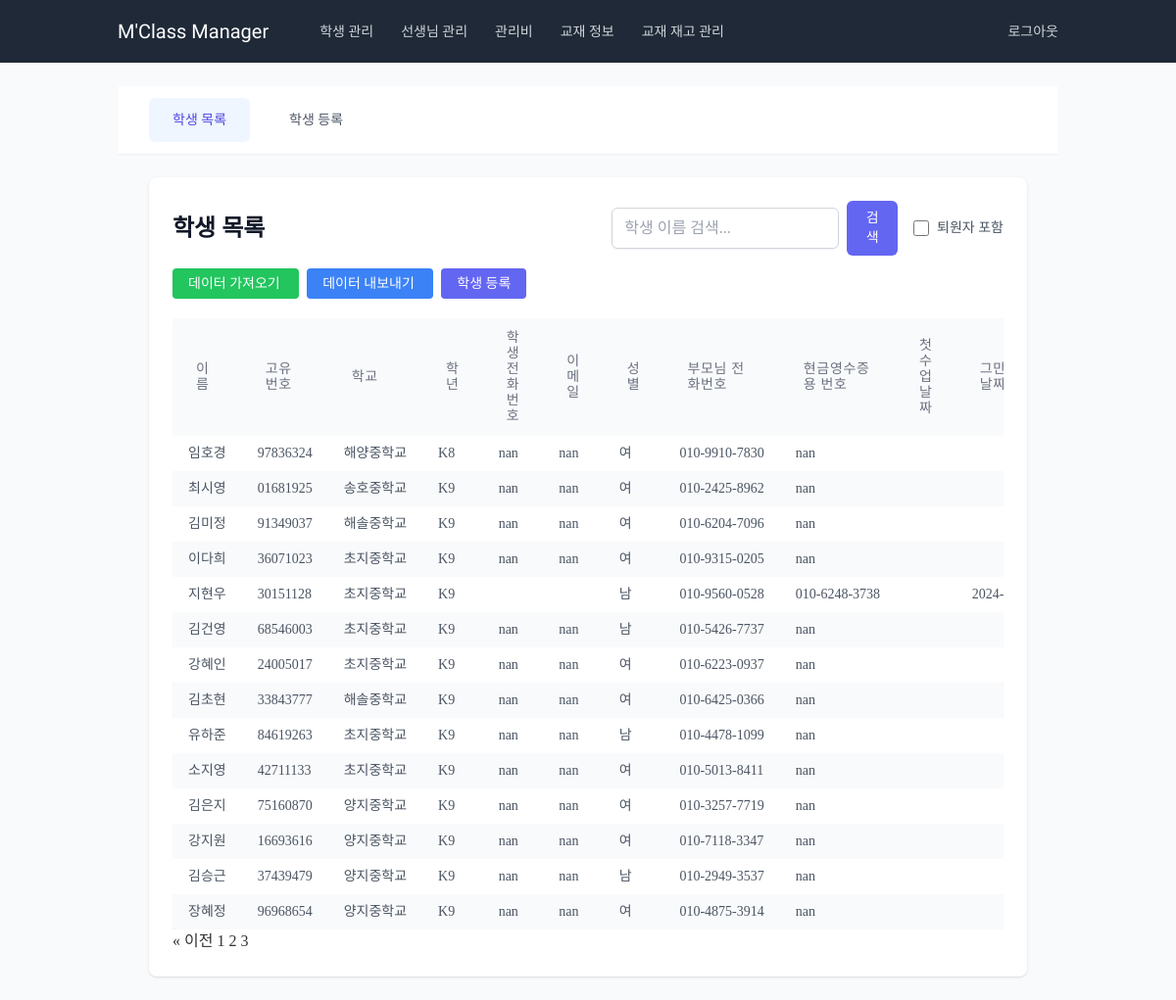
Before: /students/?page=3 (signed in) with the older database file.
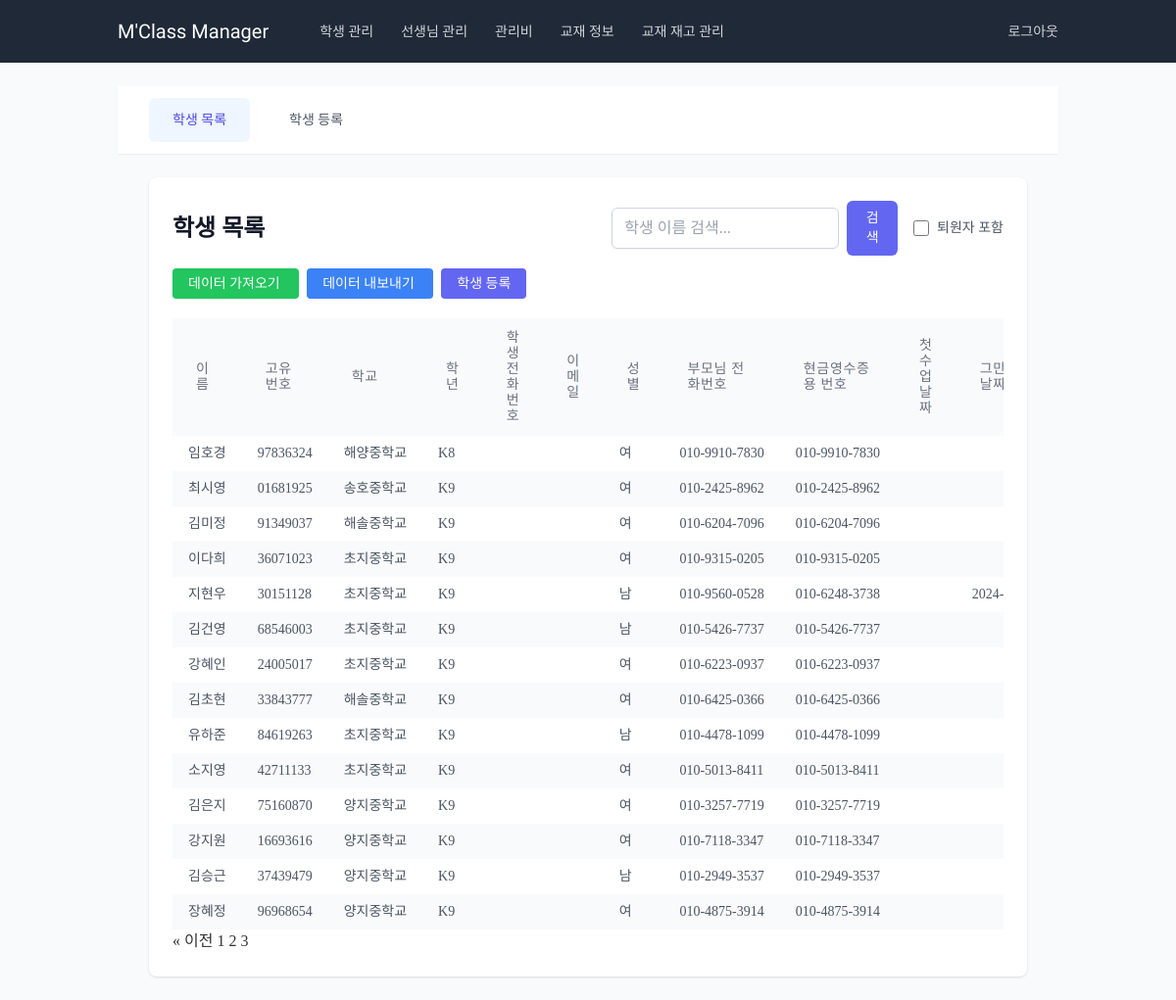
After: the same page with the newer database file.
### students/models.py (models this page shows, shortened)
class Student(models.Model):
    GRADE_CHOICES = [
        ('K5', 'K5'), ('K6', 'K6'), ('K7', 'K7'), ('K8', 'K8'),
        ('K9', 'K9'), ('K10', 'K10'), ('K11', 'K11'), ('K12', 'K12'),
    ]
    GENDER_CHOICES = [
        ('M', '남'),
        ('F', '여'),
    ]
    name = models.CharField(max_length=100, verbose_name='이름')
    school = models.ForeignKey(School, on_delete=models.SET_NULL, null=True, blank=True, verbose_name='학교')
    grade = models.CharField(max_length=3, choices=GRADE_CHOICES, null=True, blank=True, verbose_name='학년')
    phone_number = models.CharField(max_length=15, null=True, blank=True, verbose_name='학생 전화번호',
                                    validators=[RegexValidator(regex=r'^\d{3}-\d{3,4}-\d{4}$',
                                                message="형식: 000-0000-0000")])
    email = models.EmailField(null=True, blank=True, verbose_name='이메일 주소')
    gender = models.CharField(max_length=1, choices=GENDER_CHOICES, null=True, blank=True, verbose_name='성별')
    parent_phone = models.CharField(max_length=15, null=True, blank=True, verbose_name='부모님 전화번호',
                                    validators=[RegexValidator(regex=r'^\d{3}-\d{3,4}-\d{4}$',
                                                message="형식: 000-0000-0000")])
    receipt_number = models.CharField(max_length=15, null=True, blank=True, verbose_name='현금영수증용 번호')
    interview_date = models.DateField(null=True, blank=True, verbose_name='인터뷰 날짜')
    interview_score = models.IntegerField(null=True, blank=True, verbose_name='인터뷰 기본 성적',
                                          validators=[MinValueValidator(1), MaxValueValidator(10)])
    interview_info = models.TextField(null=True, blank=True, verbose_name='인터뷰 정보')
    first_class_date = models.DateField(null=True, blank=True, verbose_name='첫수업 날짜')
    quit_date = models.DateField(null=True, blank=True, verbose_name='그만 둔 날짜')
    student_id = models.CharField(max_length=8, unique=True, verbose_name='고유번호')
    personal_file = models.FileField(upload_to='student_files/', null=True, blank=True, verbose_name='개인 파일')
    etc = models.TextField(null=True, blank=True, verbose_name='기타')
    extra1 = models.CharField(max_length=100, null=True, blank=True, verbose_name='예비1')
    extra2 = models.CharField(max_length=100, null=True, blank=True, verbose_name='예비2')
    extra3 = models.CharField(max_length=100, null=True, blank=True, verbose_name='예비3')
    extra4 = models.CharField(max_length=100, null=True, blank=True, verbose_name='예비4')
    extra5 = models.CharField(max_length=100, null=True, blank=True, verbose_name='예비5')
    is_active = models.BooleanField(default=True, verbose_name='활동 여부')
    class Meta:
        verbose_name = '학생'
        verbose_name_plural = '학생'

### common/models.py (models this page shows, shortened)
class School(models.Model):
    name = models.CharField(max_length=100, verbose_name='교명')
    phone = models.CharField(max_length=15, verbose_name='전화번호', blank=True, null=True)
    address = models.TextField(verbose_name='주소', blank=True, null=True)
    class Meta:
        verbose_name = '학교'
        verbose_name_plural = '학교'

### students/views.py (the view)
# urls.py: path('', views.StudentListView.as_view(), name='student_list'),
class StudentListView(LoginRequiredMixin, ListView):
    model = Student
    template_name = 'students/student_list.html'
    success_url = reverse_lazy('students:student_list')
    context_object_name = 'students'
    paginate_by = 20
    def get_queryset(self):
        queryset = Student.objects.all()
        search_query = self.request.GET.get('search', '')
        show_inactive = self.request.GET.get('show_inactive') == 'on'
        if search_query:
            queryset = queryset.filter(name__icontains=search_query)
        if not show_inactive:
            queryset = queryset.filter(is_active=True)
        return queryset.order_by('-is_active', '-first_class_date')
    def get_context_data(self, **kwargs):
        context = super().get_context_data(**kwargs)
        context['show_inactive'] = self.request.GET.get('show_inactive') == 'on'
        context['search_query'] = self.request.GET.get('search', '')
        return context

### students/templates/students/student_list.html (shortened to what this page needs)
{% extends 'students/base_students.html' %}
{% block student_content %}
<div class="bg-white shadow rounded-lg p-6">
  <div class="flex justify-between items-center mb-4">
    <h1 class="text-2xl font-semibold text-gray-900">학생 목록</h1>
    <div class="flex items-center space-x-4">
      <form method="get" class="flex items-center">
        <input
          type="search"
          name="search"
          value="{{ search_query }}"
          placeholder="학생 이름 검색..."
          class="form-input rounded-md border-gray-300 shadow-sm focus:border-indigo-300 focus:ring focus:ring-indigo-200 focus:ring-opacity-50"
        />
        <button
          type="submit"
          class="ml-2 bg-indigo-500 hover:bg-indigo-600 text-white px-4 py-2 rounded-md text-sm"
        >
          검색
        </button>
      </form>
      <form method="get" class="flex items-center">
        <label class="inline-flex items-center">
          <input
            type="checkbox"
            name="show_inactive"
            {%
            if
            show_inactive
            %}checked{%
            endif
            %}
            class="form-checkbox h-4 w-4 text-indigo-600"
            onchange="this.form.submit()"
          />
          <span class="ml-2 text-sm text-gray-600">퇴원자 포함</span>
        </label>
      </form>
    </div>
  </div>
  <div class="flex justify-between items-center mb-6">
    <div class="space-x-2">
      <a
        href="{% url 'students:student_import' %}"
        class="bg-green-500 hover:bg-green-700 text-white px-4 py-2 rounded text-sm"
      >
        데이터 가져오기
      </a>
      <a
        href="{% url 'students:student_export' %}"
        class="bg-blue-500 hover:bg-blue-700 text-white px-4 py-2 rounded text-sm"
      >
        데이터 내보내기
      </a>
      <a
        href="{% url 'students:student_create' %}"
        class="bg-indigo-500 hover:bg-indigo-700 text-white px-4 py-2 rounded text-sm"
      >
        학생 등록
      </a>
    </div>
  </div>
  <div class="overflow-x-auto">
    <table class="min-w-full content-table divide-y divide-gray-200">
      <thead class="bg-gray-50">
        <tr>
          <th
            class="px-4 py-2 text-left text-xs font-medium text-gray-500 uppercase tracking-wider"
          >
            이름
          </th>
          <th
            class="px-4 py-2 text-left text-xs font-medium text-gray-500 uppercase tracking-wider"
          >
            고유번호
          </th>
          <th
            class="px-4 py-2 text-left text-xs font-medium text-gray-500 uppercase tracking-wider"
          >
            학교
          </th>
          <th
            class="px-4 py-2 text-left text-xs font-medium text-gray-500 uppercase tracking-wider"
          >
            학년
          </th>
          <th
            class="px-4 py-2 text-left text-xs font-medium text-gray-500 uppercase tracking-wider"
          >
            학생 전화번호
          </th>
          <th
            class="px-4 py-2 text-left text-xs font-medium text-gray-500 uppercase tracking-wider"
          >
            이메일
          </th>
          <th
            class="px-4 py-2 text-left text-xs font-medium text-gray-500 uppercase tracking-wider"
          >
            성별
          </th>
          <th
            class="px-4 py-2 text-left text-xs font-medium text-gray-500 uppercase tracking-wider"
          >
            부모님 전화번호
          </th>
          <th
            class="px-4 py-2 text-left text-xs font-medium text-gray-500 uppercase tracking-wider"
          >
            현금영수증용 번호
          </th>
          <th
            class="px-4 py-2 text-left text-xs font-medium text-gray-500 uppercase tracking-wider"
          >
            첫수업 날짜
          </th>
          <th
            class="px-4 py-2 text-left text-xs font-medium text-gray-500 uppercase tracking-wider"
          >
            그만 둔 날짜
          </th>
        </tr>
      </thead>
      <tbody class="bg-white divide-y divide-gray-200">
        {% for student in students %}
        <tr
          class="hover:bg-gray-50 text-sm {% if not student.is_active %}inactive-student{% endif %}"
        >
          <td class="px-4 py-2 whitespace-nowrap text-gray-600">
            {{ student.name }}
          </td>
          <td class="px-4 py-2 whitespace-nowrap text-gray-600">
            {{ student.student_id }}
          </td>
          <td class="px-4 py-2 whitespace-nowrap text-gray-600">
            {{ student.school.name|default:"" }}
          </td>
          <td class="px-4 py-2 whitespace-nowrap text-gray-600">
            {{ student.grade|default:"" }}
          </td>
          <td class="px-4 py-2 whitespace-nowrap text-gray-600">
            {{ student.phone_number|default:"" }}
          </td>
          <td class="px-4 py-2 whitespace-nowrap text-gray-600">
            {{ student.email|default:"" }}
          </td>
          <td class="px-4 py-2 whitespace-nowrap text-gray-600">
            {{ student.get_gender_display|default:"" }}
          </td>
          <td class="px-4 py-2 whitespace-nowrap text-gray-600">
            {{ student.parent_phone|default:"" }}
          </td>
          <td class="px-4 py-2 whitespace-nowrap text-gray-600">
            {{ student.receipt_number|default:"" }}
          </td>
          <td class="px-4 py-2 whitespace-nowrap text-gray-600">
          </td>
          <td class="px-4 py-2 whitespace-nowrap text-gray-600">
            {{ student.quit_date|date:"Y-m-d"|default:"" }}
          </td>
        </tr>
        {% empty %}
        <tr>
          <td colspan="13" class="px-4 py-2 text-center text-sm text-gray-500">
            등록된 학생이 없습니다.
          </td>
        </tr>
        {% endfor %}
      </tbody>
    </table>
  </div>
  {% if is_paginated %}
<div class="pagination">
    {% if page_obj.has_previous %}
        <a href="?page={{ page_obj.previous_page_number }}{% if search_query %}&search={{ search_query }}{% endif %}{% if show_inactive %}&show_inactive=on{% endif %}">« 이전</a>
    {% endif %}
    {% for i in paginator.page_range %}
        {% if page_obj.number == i %}
            <a class="active" href="#">{{ i }}</a>
        {% else %}
            <a href="?page={{ i }}{% if search_query %}&search={{ search_query }}{% endif %}{% if show_inactive %}&show_inactive=on{% endif %}">{{ i }}</a>
        {% endif %}
    {% endfor %}
</div>
{% endif %}
</div>
{% endblock %}

### students/templates/students/base_students.html (shortened to what this page needs)
{% extends 'base.html' %}
{% load static %}
{% block content %}
<div class="space-y-6">
    <div class="bg-white shadow-sm">
        <div class="container">
            <nav class="flex space-x-4 overflow-x-auto py-3" aria-label="Students">
                <a href="{% url 'students:student_list' %}"
                   class="nav-link {% if request.resolver_match.url_name == 'student_list' %}active{% endif %}">
                    학생 목록
                </a>
                <a href="{% url 'students:student_create' %}"
                   class="nav-link {% if request.resolver_match.url_name == 'student_create' %}active{% endif %}">
                    학생 등록
                </a>
            </nav>
        </div>
    </div>
    <div class="container">
        {% block student_content %}{% endblock %}
    </div>
</div>
{% endblock %}

### templates/base.html (shortened to what this page needs)
<!DOCTYPE html>
<html lang="ko">
<head>
    <script src="https://cdn.tailwindcss.com"></script>
    {% load static %}
    <link rel="stylesheet" href="{% static 'css/custom.css' %}">
</head>
<body class="bg-gray-50">
    {% if user.is_authenticated %}
    <nav class="bg-gray-800 text-white">
        <div class="container">
            <div class="flex items-center justify-between h-16">
                <div class="flex items-center">
                    <a href="{% url 'index' %}" class="font-medium text-xl font-ubuntu">
                        M'Class Manager
                    </a>
                    <div class="hidden md:block ml-10">
                        <a href="{% url 'students:student_list' %}" class="text-gray-300 hover:text-white px-3 py-2 rounded-md text-sm font-medium font-ubuntu">학생 관리</a>
                        <a href="{% url 'teachers:teacher_list' %}" class="text-gray-300 hover:text-white px-3 py-2 rounded-md text-sm font-medium font-ubuntu">선생님 관리</a>
                        <a href="{% url 'maintenance:create' %}" class="text-gray-300 hover:text-white px-3 py-2 rounded-md text-sm font-medium font-ubuntu">관리비</a>
                        <a href="{% url 'books:book_list' %}" class="text-gray-300 hover:text-white px-3 py-2 rounded-md text-sm font-medium font-ubuntu">교재 정보</a>
                        <a href="{% url 'bookstore:stock_list' %}" class="text-gray-300 hover:text-white px-3 py-2 rounded-md text-sm font-medium font-ubuntu">교재 재고 관리</a>
                    </div>
                </div>
                <div>
                    <form method="post" action="{% url 'logout' %}" class="inline">
                        <button type="submit" class="text-gray-300 hover:text-white text-sm font-medium font-ubuntu">
                            로그아웃
                        </button>
                    </form>
                </div>
            </div>
        </div>
    </nav>
    {% endif %}
    <main class="py-6">
        <div class="container">
            {% block content %}{% endblock %}
        </div>
    </main>
</body>
</html>

### static/css/custom.css (style rules this page uses)
body { font-family: 'Ubuntu', sans-serif; line-height: 1.6; color: #333; background-color: #f9fafb; padding: 0; margin: 0; }
.nav-link { display: inline-flex; align-items: center; padding: 0.75rem 1.5rem; color: #4b5563; border-radius: 0.375rem; font-size: 0.875rem; font-weight: 500; transition: all 0.2s ease-in-out; white-space: nowrap; text-decoration: none; }
.nav-link.active { color: #4f46e5; background-color: #eff6ff; }
.content-table { width: 100%; border-collapse: separate; border-spacing: 0; border-radius: 0.375rem; box-shadow: 0 2px 5px rgba(0, 0, 0, 0.1); overflow: hidden; }
.content-table thead th { padding: 0.75rem 1.5rem; font-size: 0.875rem; font-weight: 500; text-transform: uppercase; color: #6b7280; letter-spacing: 0.05em; text-align: left; background-color: #f9fafb; }
.content-table tbody tr { background-color: white; }
.content-table tbody tr:nth-child(even) { background-color: #f9fafb; }
.min-w-full tbody tr { transition: background-color 0.2s ease-in-out; }
.form-input { width: 100%; padding: 0.5rem 0.75rem; border: 1px solid #d1d5db; border-radius: 0.375rem; box-shadow: 0 1px 2px rgba(0, 0, 0, 0.05); transition: border-color 0.2s ease-in-out; }
.container { width: 100%; max-width: 80rem; margin: 0 auto; padding: 0 1rem; }
@media (min-width: 640px) { .container { padding: 0 1.5rem; } }
@media (min-width: 1024px) { .container { padding: 0 2rem; } }
.mb-4 { margin-bottom: 1rem; }
.overflow-x-auto { overflow-x: auto; -webkit-overflow-scrolling: touch; scrollbar-width: none; }

### templates/base.html (style rules this page uses)
body { font-family: 'Noto Sans KR', 'nanum-gothic'; }
.font-ubuntu { font-family: 'Ubuntu', sans-serif; }

Changed rows visible on the page:
changed Student "임호경": receipt_number "nan" → "010-9910-7830"; phone_number "nan" → (not shown); email "nan" → (not shown)
changed Student "최시영": receipt_number "nan" → "010-2425-8962"; phone_number "nan" → (not shown); email "nan" → (not shown)
changed Student "김미정": receipt_number "nan" → "010-6204-7096"; phone_number "nan" → (not shown); email "nan" → (not shown)
changed Student "이다희": receipt_number "nan" → "010-9315-0205"; phone_number "nan" → (not shown); email "nan" → (not shown)
changed Student "김건영": receipt_number "nan" → "010-5426-7737"; phone_number "nan" → (not shown); email "nan" → (not shown)
changed Student "강혜인": receipt_number "nan" → "010-6223-0937"; phone_number "nan" → (not shown); email "nan" → (not shown)
changed Student "김초현": receipt_number "nan" → "010-6425-0366"; phone_number "nan" → (not shown); email "nan" → (not shown)
changed Student "유하준": receipt_number "nan" → "010-4478-1099"; phone_number "nan" → (not shown); email "nan" → (not shown)
changed Student "소지영": receipt_number "nan" → "010-5013-8411"; phone_number "nan" → (not shown); email "nan" → (not shown)
changed Student "김은지": receipt_number "nan" → "010-3257-7719"; phone_number "nan" → (not shown); email "nan" → (not shown)
changed Student "강지원": receipt_number "nan" → "010-7118-3347"; phone_number "nan" → (not shown); email "nan" → (not shown)
changed Student "김승근": receipt_number "nan" → "010-2949-3537"; phone_number "nan" → (not shown); email "nan" → (not shown)
changed Student "장혜정": receipt_number "nan" → "010-4875-3914"; phone_number "nan" → (not shown); email "nan" → (not shown)
